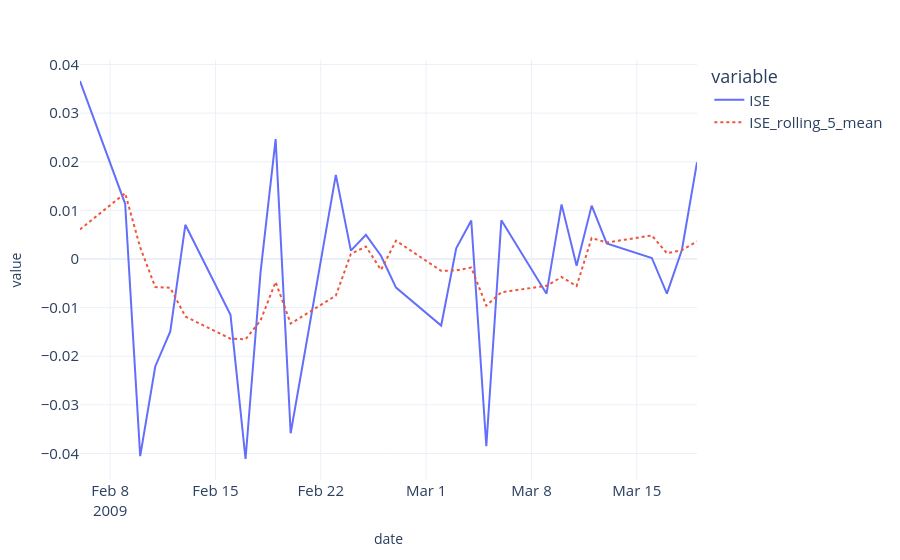

The code cell stored with this chart in its notebook:
### Code cell
plot_df = df.loc[:, ['ISE']]

# Moving average of 5 days
plot_df['ISE_rolling_5_mean'] = df[['ISE']].rolling(window=5).mean()

plot_df = plot_df.dropna().iloc[20:50].reset_index()
plot_df = pd.melt(plot_df, id_vars='date')
fig = px.line(plot_df, x='date', y='value', color='variable', line_dash='variable', template='plotly_white')
fig.update_layout(
    yaxis_tickfont_size=15,
    xaxis_tickfont_size=15,
    legend_font_size=15
)
